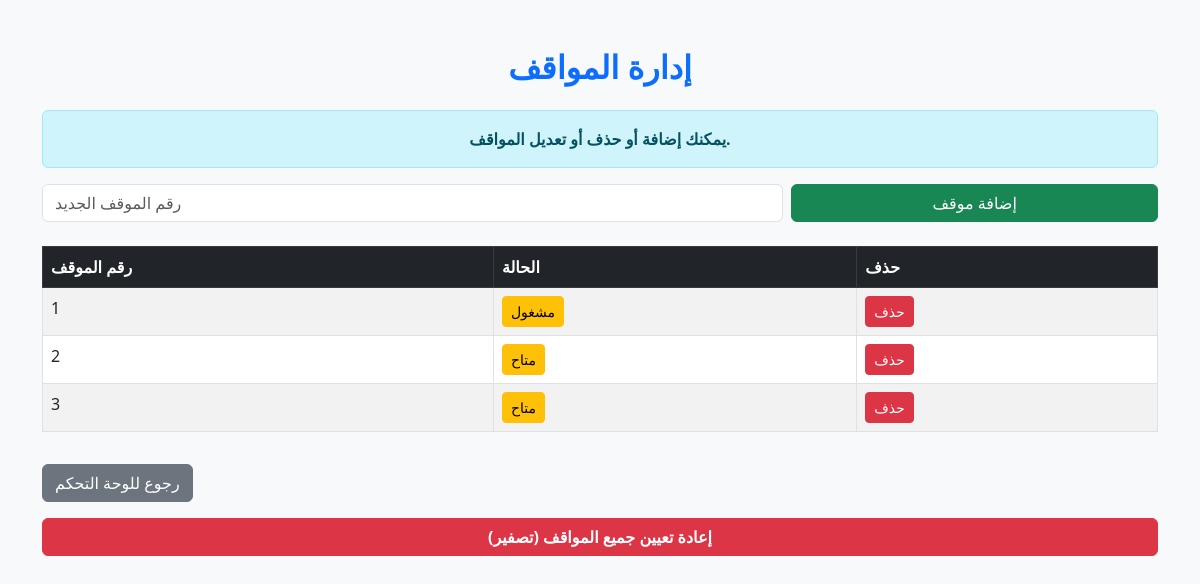
Page /slots (signed in) on the earlier database version.
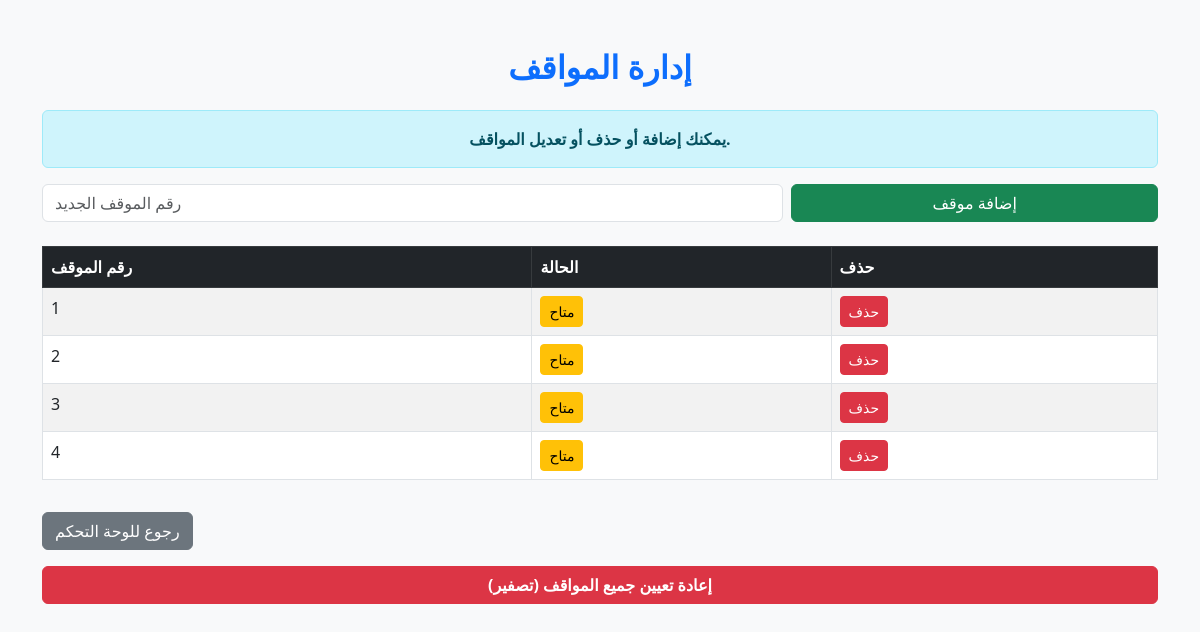
Same page on the later database version.
### tables this page shows
CREATE TABLE slots (
        id INTEGER PRIMARY KEY AUTOINCREMENT,
        status TEXT NOT NULL DEFAULT 'free',
        car_number TEXT,
        user_id INTEGER,
        FOREIGN KEY(user_id) REFERENCES users(id)
    );

### app.py (the view, shortened to what this page needs)
@app.route("/slots", methods=["GET", "POST"])
def slots():
    auth_redirect = require_login()
    if auth_redirect:
        return auth_redirect
    admin_redirect = require_admin()
    if admin_redirect:
        return admin_redirect
    with get_db_connection() as connection:
        rows = connection.execute("SELECT id, status, car_number FROM slots ORDER BY id").fetchall()
    slots_data = [(row["id"], row["status"], row["car_number"]) for row in rows]
    return render_template("slots.html", slots=slots_data)

### app.py (called while the page is built)
def get_db_connection() -> sqlite3.Connection:
    connection = sqlite3.connect(DB_PATH)
    connection.row_factory = sqlite3.Row
    return connection

def require_login():
    if "user_id" not in session:
        return redirect(url_for("login"))
    return None

def require_admin():
    if session.get("role") != "admin":
        flash("هذه الصفحة متاحة فقط للمشرف", "danger")
        return redirect(url_for("dashboard"))
    return None

### templates/slots.html (shortened to what this page needs)
<!DOCTYPE html>
<html lang="ar">
<head>
    <link href="https://cdn.jsdelivr.net/npm/bootstrap@5.3.0/dist/css/bootstrap.min.css" rel="stylesheet">
</head>
<body class="bg-light">
    <div class="container mt-5">
        <h2 class="mb-4 text-center text-primary fw-bold">إدارة المواقف</h2>
        <div class="alert alert-info text-center fw-bold">يمكنك إضافة أو حذف أو تعديل المواقف.</div>
        <form method="post" class="mb-4">
            <div class="row g-2">
                <div class="col-md-8">
                    <input type="number" name="slot_id" class="form-control" placeholder="رقم الموقف الجديد" required>
                </div>
                <div class="col-md-4">
                    <button type="submit" class="btn btn-success w-100">إضافة موقف</button>
                </div>
            </div>
        </form>
        <table class="table table-bordered table-striped">
            <thead class="table-dark">
                <tr>
                    <th>رقم الموقف</th>
                    <th>الحالة</th>
                    <th>حذف</th>
                </tr>
            </thead>
            <tbody>
                {% for slot in slots %}
                <tr>
                    <td>{{ slot[0] }}</td>
                    <td>
                        <form method="post" action="/slots/toggle/{{ slot[0] }}" style="display:inline-block">
                            <button type="submit" class="btn btn-warning btn-sm">{{ 'متاح' if slot[1]=='free' else 'مشغول' }}</button>
                        </form>
                    </td>
                    <td>
                        <form method="post" action="/slots/delete/{{ slot[0] }}">
                            <button type="submit" class="btn btn-danger btn-sm">حذف</button>
                        </form>
                    </td>
                </tr>
                {% endfor %}
            </tbody>
        </table>
        <a href="/dashboard" class="btn btn-secondary mt-3">رجوع للوحة التحكم</a>
            {% if session['role'] == 'admin' %}
            <form method="post" action="/admin/reset_slots" class="mt-3">
                <button type="submit" class="btn btn-danger w-100 fw-bold">إعادة تعيين جميع المواقف (تصفير)</button>
            </form>
            {% endif %}
    </div>
</body>
</html>

Differences in the rows shown:
changed slots id 1: status "مشغول" → "متاح"
added slots: id "4", status "متاح"
